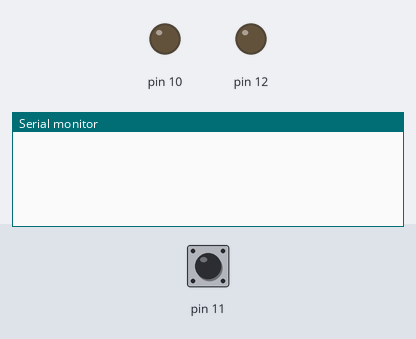
This sketch was run on a simulated Arduino Uno, built with avr-gcc and run on an emulated ATmega328P. Shown: output pins drawn as LEDs (lit = HIGH), the last lines printed to the serial monitor. Inputs (shaded band) come from the test bench; at power-on: pin 11 HIGH.

Above: at 1.2 s.
1.3 s: pin 11 pulled LOW for 0.15 s
At 2.2 s:
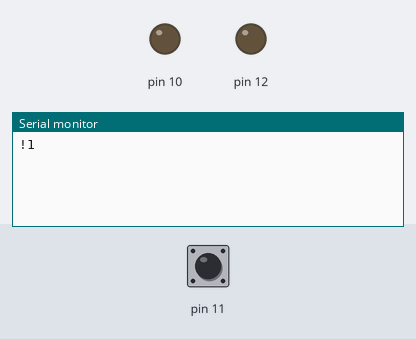
3.1 s: pin 11 pulled LOW for 1 s
At 3.61 s:
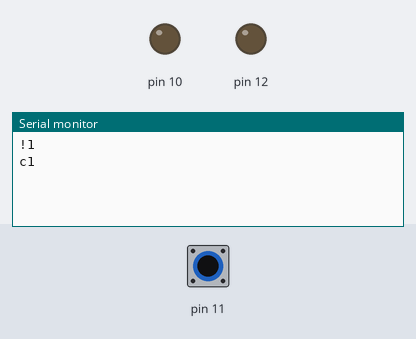

Measured:
- after the input at 1.3 s, the serial monitor: prints a new line after 0.30 s (image 1)
- after the input at 3.1 s, the serial monitor: prints a new line after 0.30 s (image 2)

The sketch:

sketch_aug20a.ino
```cpp
int sensitive = 66; // สำหรับ 30A
int offset = 4100; // ค่าเริ่มต้น 2500 ปรับค่าตรงนี้เพื่อให้ค่ายังไม่มีโหลดเป็น 0.00
double v;
bool s = false;
String comString="";
void setup() {
  comString.reserve(128);
  Serial.begin(9600);
  pinMode(11, INPUT_PULLUP);
  pinMode(10,OUTPUT);
  digitalWrite(10,LOW);
    pinMode(12,OUTPUT);
}

void loop() {
    while (Serial.available()) {
    if (Serial.available() > 0) {
      serialEvent();
      break;
    }
  }

  if (!digitalRead(11)) {
    delay(300);
      digitalWrite(10,HIGH);
    if (!s) {
      s = true;
      Serial.println("!1");
    }
    else {
      s = false;
      Serial.println("c1");
       digitalWrite(12,LOW);
    }
     digitalWrite(10,LOW);
  }

//  double c = getCA();
//  if (c > 0.00 && s) {
//    Serial.println("e1");
//    s = false;
//  }
}

void serialEvent() {
  while (Serial.available() > 0) {
    char inChar = (char)Serial.read(); // get the new byte:
    comString += inChar;               // add it to the comString:
    if (inChar == '\n') {
      comString.trim();
      if (comString[0] == '1' and comString[1]=='o' ){
        digitalWrite(12,HIGH);
      }
      comString = "";
    }
  }
}
// หาค่ากระแสเฉลี่ย
double getCA() {
  int count = 200;
  double sum = 0;
  for (int i = 0; i < count; i++) {
    sum += getC();
  }
  double val = sum / count;
  return val;
}
// อ่านค่ากระแส
double getC() {
  int a = analogRead(A0);
  v = (a / 1024.0) * 5000;
  return  (v - offset) / sensitive;
}
```
